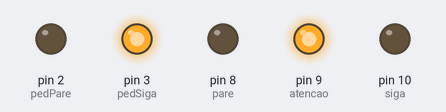
This sketch was run on a simulated Arduino Uno, built with avr-gcc and run on an emulated ATmega328P. Shown: output pins drawn as LEDs (lit = HIGH). At 0.0 s the program stops and its outputs stay as they are.

Above: at 0.1 s.
Timing chart, 0 to 1.5 s (numbered marks = the images above):
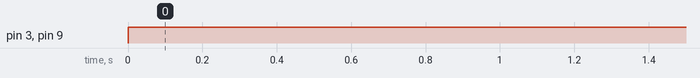

The sketch:

semaforoCarrosPedestres.ino
```cpp
//definir portas
int pare = 8;
int atencao = 9;
int siga = 10;
int pedSiga = 3;
int pedPare = 2;

void setup() {
  pinMode(pare, OUTPUT);
  pinMode(atencao, OUTPUT);
  pinMode(siga, OUTPUT);
  pinMode(pedSiga, OUTPUT);
  pinMode(pedPare, OUTPUT);
}

void sinalVermelho() {
  digitalWrite(pare, HIGH);
  digitalWrite(atencao, LOW);
  digitalWrite(siga, LOW);
  digitalWrite(pedPare, LOW);
  digitalWrite(pedSiga, HIGH);
}

void sinalVerde() {
  digitalWrite(pare, LOW);
  digitalWrite(atencao, LOW);
  digitalWrite(siga, HIGH);
  digitalWrite(pedPare, HIGH);
  digitalWrite(pedSiga, LOW);
}

void sinalAmarelo() {
  digitalWrite(pare, LOW);
  digitalWrite(atencao, HIGH);
  digitalWrite(siga, LOW);
  digitalWrite(pedPare, LOW);
  for (int i = 1000; i<= 3000; i=+1000){
    digitalWrite(pedSiga, HIGH); // Pisca o sinal de pedestres quando o sinal dos carros está amarelo
  }

}

void loop() {
  // put your main code here, to run repeatedly:
  sinalAmarelo();
  delay(5000);
  sinalVermelho();
  delay(6000);
  sinalVerde();
  delay(6000);
}
```

Measured:
- by itself, pin 3 (pedSiga), pin 9 (atencao): LOW → HIGH at 0.00 s
